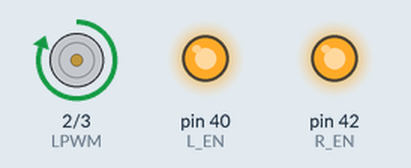
This sketch was run on a simulated Arduino Mega 2560, built with avr-gcc and run on an emulated ATmega2560. Parts: motor-driver pin pairs drawn as motors (green arrow = first pin HIGH = forward, orange = second pin HIGH = backward, longer = more drive), output pins drawn as LEDs (lit = HIGH).

Above: at 1.0 s.
At 3.0 s:
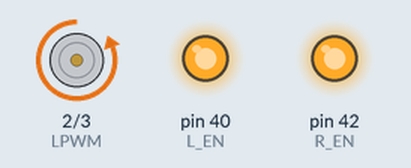
Timing chart, 0 to 4.6 s (numbered marks = the images above):
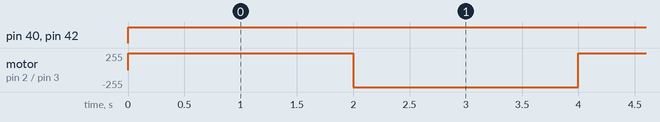

The sketch:

HBridgeTest.ino
```cpp
// H-Bridge (Right) is on pin 6
int RPWM = 3;

// H-Bridge (Left) is on pin 7
int LPWM = 2;

// Right Enable is always high
int R_EN = 42;

// Left Enable is always high
int L_EN = 40;

void setup()
{
  pinMode(2, OUTPUT);
  pinMode(3, OUTPUT);
  pinMode(40, OUTPUT);
  pinMode(42, OUTPUT);


}

void loop()
{
  digitalWrite(R_EN, HIGH);
  digitalWrite(L_EN, HIGH);

  // Write motor 100% duty (full CW)
  analogWrite(RPWM, 0);
  analogWrite(LPWM, 255);
  delay(2000);

  // Write motor 50% duty (full CCW)
  analogWrite(RPWM, 255);
  analogWrite(LPWM, 0);
  delay(2000);
}
```

Measured:
- by itself, pin 40 (L_EN), pin 42 (R_EN): LOW → HIGH at 0.00 s
- by itself, motor on pin 2 (LPWM) / pin 3 (RPWM): alternates forward 255/255 for 2.0 s and backward 255/255 for 2.0 s
